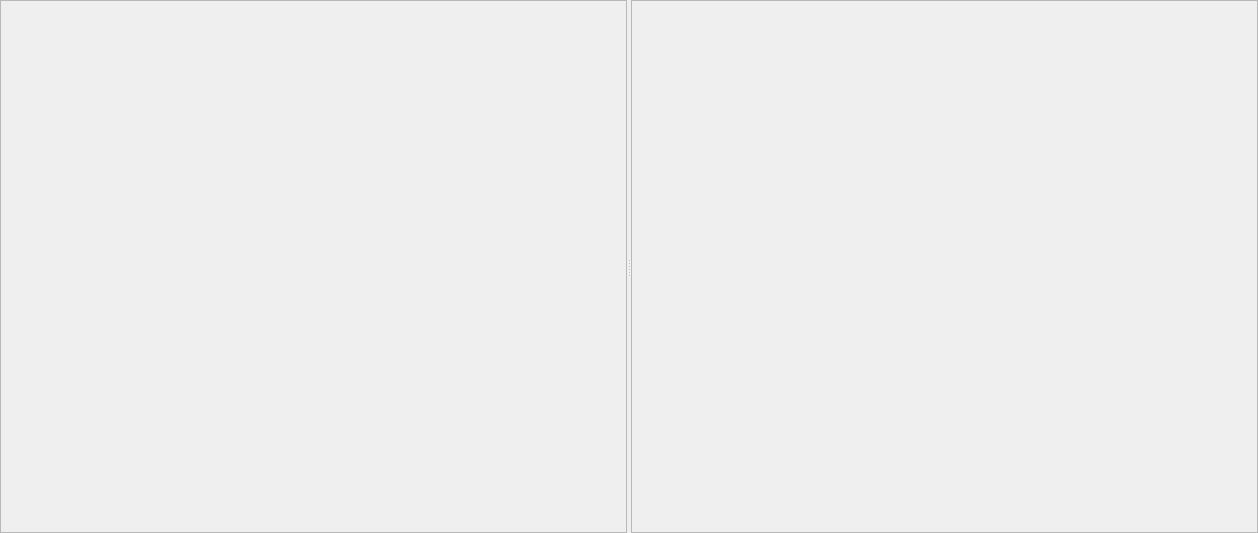
<?xml version="1.0" encoding="UTF-8"?>
<ui version="4.0">
 <class>SplitWidget</class>
 <widget class="QWidget" name="SplitWidget">
  <property name="geometry">
   <rect>
    <x>0</x>
    <y>0</y>
    <width>1258</width>
    <height>533</height>
   </rect>
  </property>
  <property name="windowTitle">
   <string>Form</string>
  </property>
  <property name="windowIcon">
   <iconset resource="gex.qrc">
    <normaloff>:/gex/icons/gex_application_48x48.png</normaloff>:/gex/icons/gex_application_48x48.png</iconset>
  </property>
  <layout class="QGridLayout" name="gridLayout">
   <property name="leftMargin">
    <number>0</number>
   </property>
   <property name="topMargin">
    <number>0</number>
   </property>
   <property name="rightMargin">
    <number>0</number>
   </property>
   <property name="bottomMargin">
    <number>0</number>
   </property>
   <item row="0" column="0">
    <widget class="QSplitter" name="splitter">
     <property name="orientation">
      <enum>Qt::Horizontal</enum>
     </property>
     <widget class="QScrollArea" name="scrollAreaLeft">
      <property name="verticalScrollBarPolicy">
       <enum>Qt::ScrollBarAsNeeded</enum>
      </property>
      <property name="sizeAdjustPolicy">
       <enum>QAbstractScrollArea::AdjustToContentsOnFirstShow</enum>
      </property>
      <property name="widgetResizable">
       <bool>true</bool>
      </property>
      <widget class="QWidget" name="scrollAreaWidgetContents_6">
       <property name="geometry">
        <rect>
         <x>0</x>
         <y>0</y>
         <width>624</width>
         <height>531</height>
        </rect>
       </property>
      </widget>
     </widget>
     <widget class="QScrollArea" name="scrollAreaRight">
      <property name="widgetResizable">
       <bool>true</bool>
      </property>
      <widget class="QWidget" name="scrollAreaWidgetContents_2">
       <property name="geometry">
        <rect>
         <x>0</x>
         <y>0</y>
         <width>623</width>
         <height>531</height>
        </rect>
       </property>
      </widget>
     </widget>
    </widget>
   </item>
  </layout>
 </widget>
 <resources>
  <include location="../gex.qrc"/>
 </resources>
 <connections/>
</ui>
